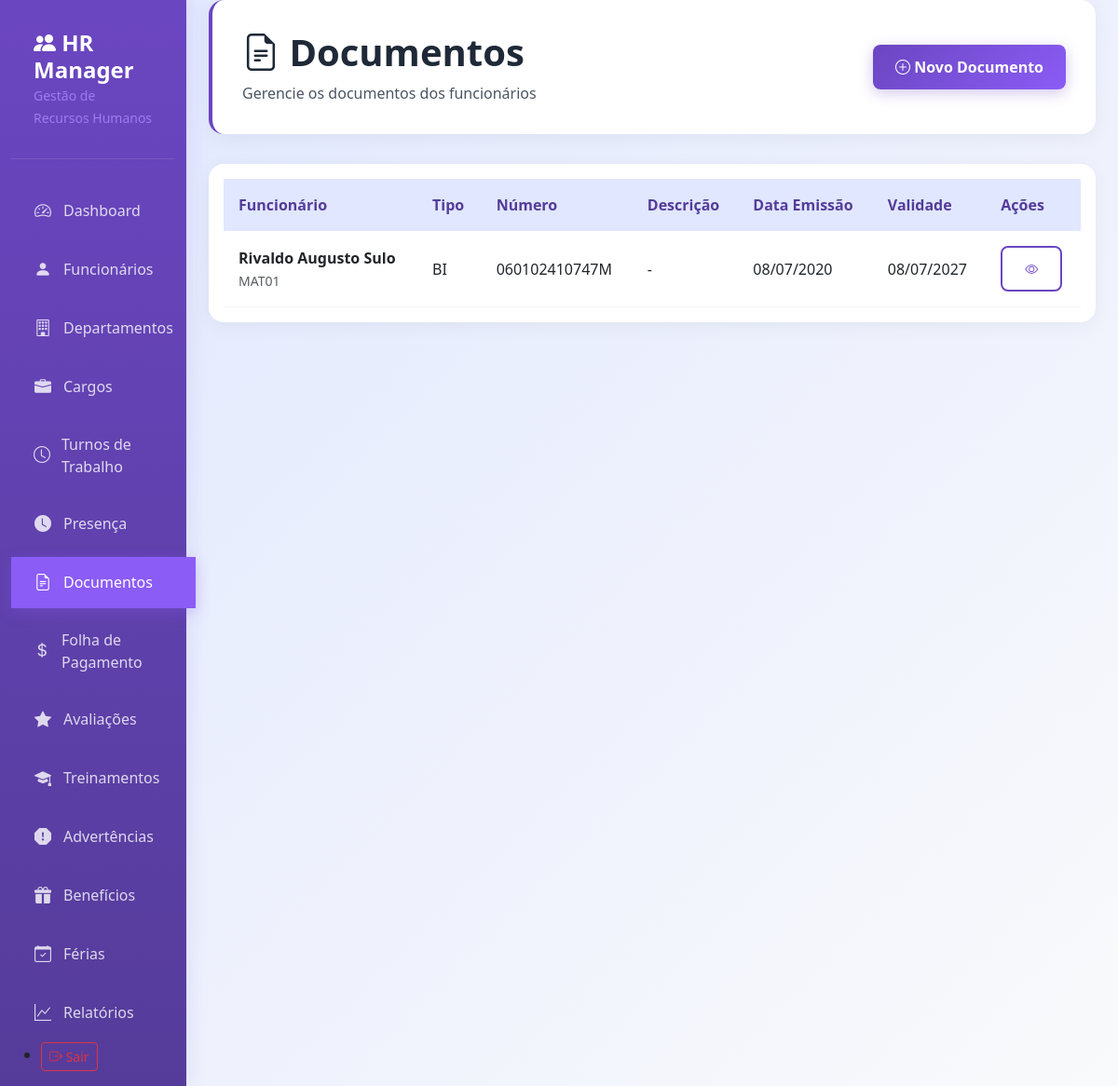
Screenshot of /documentos/ (signed in) with the database file from the repository.
### rh/models.py (models this page shows, shortened)
class Documento(models.Model):
    TIPO_DOCUMENTO = [
        ('BI', 'BI'),
        ('NUIT', 'NUIT'),
        ('Carta_conducao', 'Carta de Condução'),
        ('Cartao_Eleitor', 'Cartão de Eleitor'),
        ('Diploma', 'Diploma'),
        ('Certificado', 'Certificado'),
        ('Contrato', 'Contrato de Trabalho'),
        ('Atestado', 'Atestado Médico'),
        ('Outro', 'Outro'),
    ]
    empresa = models.ForeignKey(Empresa, on_delete=models.CASCADE)
    funcionario = models.ForeignKey(Funcionario, on_delete=models.CASCADE, related_name='documentos', verbose_name='Funcionário')
    tipo = models.CharField(max_length=30, choices=TIPO_DOCUMENTO, verbose_name='Tipo de Documento')
    numero = models.CharField(max_length=50, blank=True, verbose_name='Número')
    descricao = models.CharField(max_length=200, blank=True, verbose_name='Descrição')
    arquivo = models.FileField(upload_to='documentos/', verbose_name='Arquivo')
    data_emissao = models.DateField(null=True, blank=True, verbose_name='Data de Emissão')
    data_validade = models.DateField(null=True, blank=True, verbose_name='Data de Validade')
    criado_em = models.DateTimeField(auto_now_add=True, verbose_name='Criado em')
    class Meta:
        verbose_name = 'Documento'
        verbose_name_plural = 'Documentos'
        ordering = ['-criado_em']

class Funcionario(models.Model):
    STATUS_CHOICES = [
        ('Ativo', 'Ativo'),
        ('Afastado', 'Afastado'),
        ('Demitido', 'Demitido'),
        ('Aposentado', 'Aposentado'),
    ]
    TIPO_CONTRATO = [
        ('Efetivo', 'Efetivo'),
        ('PrazoDeterminado', 'Prazo Determinado'),
        ('Estagiario', 'Estagiário'),
        ('Consultor', 'Consultor'),
    ]
    empresa = models.ForeignKey(Empresa,on_delete=models.CASCADE, related_name='funcionarios')
    matricula = models.CharField(max_length=20, unique=True, verbose_name='Matrícula')
    nome_completo = models.CharField(max_length=200, verbose_name='Nome Completo')
    email_corporativo = models.EmailField(unique=True, verbose_name='E-mail Corporativo')
    cpf = models.CharField(max_length=14, unique=True, verbose_name='CPF')
    rg = models.CharField(max_length=20, blank=True, verbose_name='RG')
    data_nascimento = models.DateField(verbose_name='Data de Nascimento')
    telefone = models.CharField(max_length=20, blank=True, verbose_name='Telefone')
    endereco = models.TextField(verbose_name='Endereço Completo')
    cargo = models.ForeignKey(Cargo, on_delete=models.PROTECT, verbose_name='Cargo')
    departamento = models.ForeignKey(Departamento, on_delete=models.PROTECT, verbose_name='Departamento')
    data_admissao = models.DateField(verbose_name='Data de Admissão')
    data_demissao = models.DateField(null=True, blank=True, verbose_name='Data de Demissão')
    tipo_contrato = models.CharField(max_length=20, choices=TIPO_CONTRATO, default='CLT', verbose_name='Tipo de Contrato')
    salario_atual = models.DecimalField(max_digits=10, decimal_places=2, verbose_name='Salário Atual')
    status = models.CharField(max_length=20, choices=STATUS_CHOICES, default='Ativo', verbose_name='Status')
    foto = models.ImageField(upload_to='funcionarios/fotos/', null=True, blank=True, verbose_name='Foto')
    turno = models.ForeignKey('TurnoTrabalho', on_delete=models.SET_NULL, null=True, blank=True, verbose_name='Turno de Trabalho')
    banco = models.CharField(max_length=100, blank=True, verbose_name='Banco')
    agencia = models.CharField(max_length=20, blank=True, verbose_name='Agência')
    conta_corrente = models.CharField(max_length=20, blank=True, verbose_name='Conta Corrente')
    criado_em = models.DateTimeField(auto_now_add=True, verbose_name='Criado em')
    atualizado_em = models.DateTimeField(auto_now=True, verbose_name='Atualizado em')
    class Meta:
        verbose_name = 'Funcionário'
        verbose_name_plural = 'Funcionários'
        ordering = ['nome_completo']

### rh/views.py (the view)
# urls.py: path('documentos/', views.DocumentoListView.as_view(), name='documento_list'),
class DocumentoListView(LoginRequiredMixin, ListView):
    model = Documento
    template_name = 'rh/documento_list.html'
    context_object_name = 'documentos'
    paginate_by = 10
    def get_queryset(self):
        empresa = self.request.user.empresa
        return Documento.objects.filter(empresa=empresa).select_related('funcionario').all().order_by('-criado_em')

### templates/rh/documento_list.html (shortened to what this page needs)
{% extends 'base.html' %}
{% block content %}
<div class="page-header">
    <div class="row align-items-center">
        <div class="col">
            <h1><i class="bi bi-file-earmark-text"></i> Documentos</h1>
            <p>Gerencie os documentos dos funcionários</p>
        </div>
        <div class="col-auto">
            <a href="{% url 'documento_create' %}" class="btn btn-primary">
                <i class="bi bi-plus-circle"></i> Novo Documento
            </a>
        </div>
    </div>
</div>
<div class="card">
    <div class="card-body">
        <div class="table-responsive">
            <table class="table table-hover">
                <thead>
                    <tr>
                        <th>Funcionário</th>
                        <th>Tipo</th>
                        <th>Número</th>
                        <th>Descrição</th>
                        <th>Data Emissão</th>
                        <th>Validade</th>
                        <th>Ações</th>
                    </tr>
                </thead>
                <tbody>
                    {% for documento in page_obj %}
                    <tr>
                        <td>
                            <strong>{{ documento.funcionario.nome_completo }}</strong>
                            <br><small class="text-muted">{{ documento.funcionario.matricula }}</small>
                        </td>
                        <td>{{ documento.get_tipo_display }}</td>
                        <td>{{ documento.numero|default:"-" }}</td>
                        <td>{{ documento.descricao|default:"-"|truncatechars:30 }}</td>
                        <td>{{ documento.data_emissao|date:"d/m/Y"|default:"-" }}</td>
                        <td>{{ documento.data_validade|date:"d/m/Y"|default:"-" }}</td>
                        <td>
                            {% if documento.arquivo %}
                                <a href="{{ documento.arquivo.url }}" target="_blank" class="btn btn-sm btn-outline-primary" title="Ver Documento">
                                    <i class="bi bi-eye"></i>
                                </a>
                            {% endif %}
                        </td>
                    </tr>
                    {% endfor %}
                </tbody>
            </table>
        </div>
    </div>
</div>
{% endblock %}

### templates/base.html (style rules this page uses)
:root { --primary-purple: #6B46C1; --primary-purple-dark: #553C9A; --primary-purple-light: #8B5CF6; --secondary-purple: #A78BFA; --light-purple: #E0E7FF; --white: #FFFFFF; --gray-50: #F9FAFB; --gray-100: #F3F4F6; --gray-200: #E5E7EB; --gray-600: #4B5563; --gray-800: #1F2937; --success: #10B981; --warning: #F59E0B; --danger: #EF4444; }
* { margin: 0; padding: 0; box-sizing: border-box; }
body { font-family: 'Segoe UI', Tahoma, Geneva, Verdana, sans-serif; background: linear-gradient(135deg, var(--light-purple) 0%, var(--gray-50) 100%); min-height: 100vh; }
.page-header { background: var(--white); padding: 2rem; border-radius: 1rem; box-shadow: 0 4px 20px rgba(0, 0, 0, 0.05); margin-bottom: 2rem; border-left: 4px solid var(--primary-purple); }
.page-header h1 { color: var(--gray-800); font-weight: 700; margin-bottom: 0.5rem; }
.page-header p { color: var(--gray-600); margin: 0; }
.card { background: var(--white); border: none; border-radius: 1rem; box-shadow: 0 4px 20px rgba(0, 0, 0, 0.05); transition: all 0.3s ease; overflow: hidden; }
.btn-primary { background: linear-gradient(135deg, var(--primary-purple) 0%, var(--primary-purple-light) 100%); border: none; padding: 0.75rem 1.5rem; border-radius: 0.5rem; font-weight: 600; transition: all 0.3s ease; box-shadow: 0 4px 15px rgba(107, 70, 193, 0.3); }
.btn-outline-primary { color: var(--primary-purple); border: 2px solid var(--primary-purple); padding: 0.75rem 1.5rem; border-radius: 0.5rem; font-weight: 600; transition: all 0.3s ease; }
.table { margin-bottom: 0; }
.table th { background: var(--light-purple); color: var(--primary-purple-dark); font-weight: 600; border: none; padding: 1rem; }
.table td { padding: 1rem; vertical-align: middle; border-color: var(--gray-100); }

### rows the page displays
Documento: funcionario.nome_completo "Rivaldo Augusto Sulo", funcionario.matricula "MAT01", tipo "BI", numero "060102410747M", descricao "-", data_emissao "08/07/2020", data_validade "08/07/2027"
